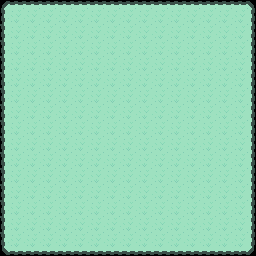

Rendered tile map (Tiled .tmx) drawn with the repository's tilesets; below, a short description and the map source with its tile grids summarised:
An orthogonal 16x16 tile map with 16x16 px tiles, 2 tile layers (Walkable, OnGrass), 3 tilesets.

<map version="1.0" tiledversion="1.1.2" orientation="orthogonal" renderorder="right-down" compressionlevel="6" width="16" height="16" tilewidth="16" tileheight="16" infinite="0" nextobjectid="1">
 <tileset firstgid="1" source="../tileset/building-small.tsx" />
 <tileset firstgid="1025" source="../tileset/terra.tsx" />
 <tileset firstgid="2049" source="../tileset/t1.tsx" />
 <layer name="Walkable" width="16" height="16">
  <data>[256 cells, 196 non-empty, 1 distinct tile ids]</data>
 </layer>
 <layer name="OnGrass" width="16" height="16">
  <data>[256 cells, 60 non-empty, 8 distinct tile ids]</data>
 </layer>
</map>
